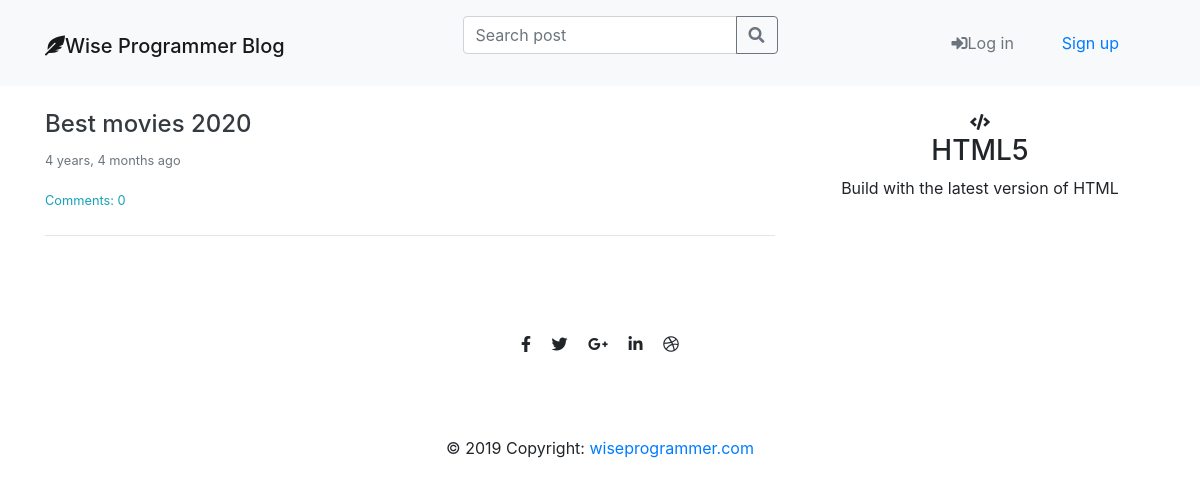
The app's page /, older data.
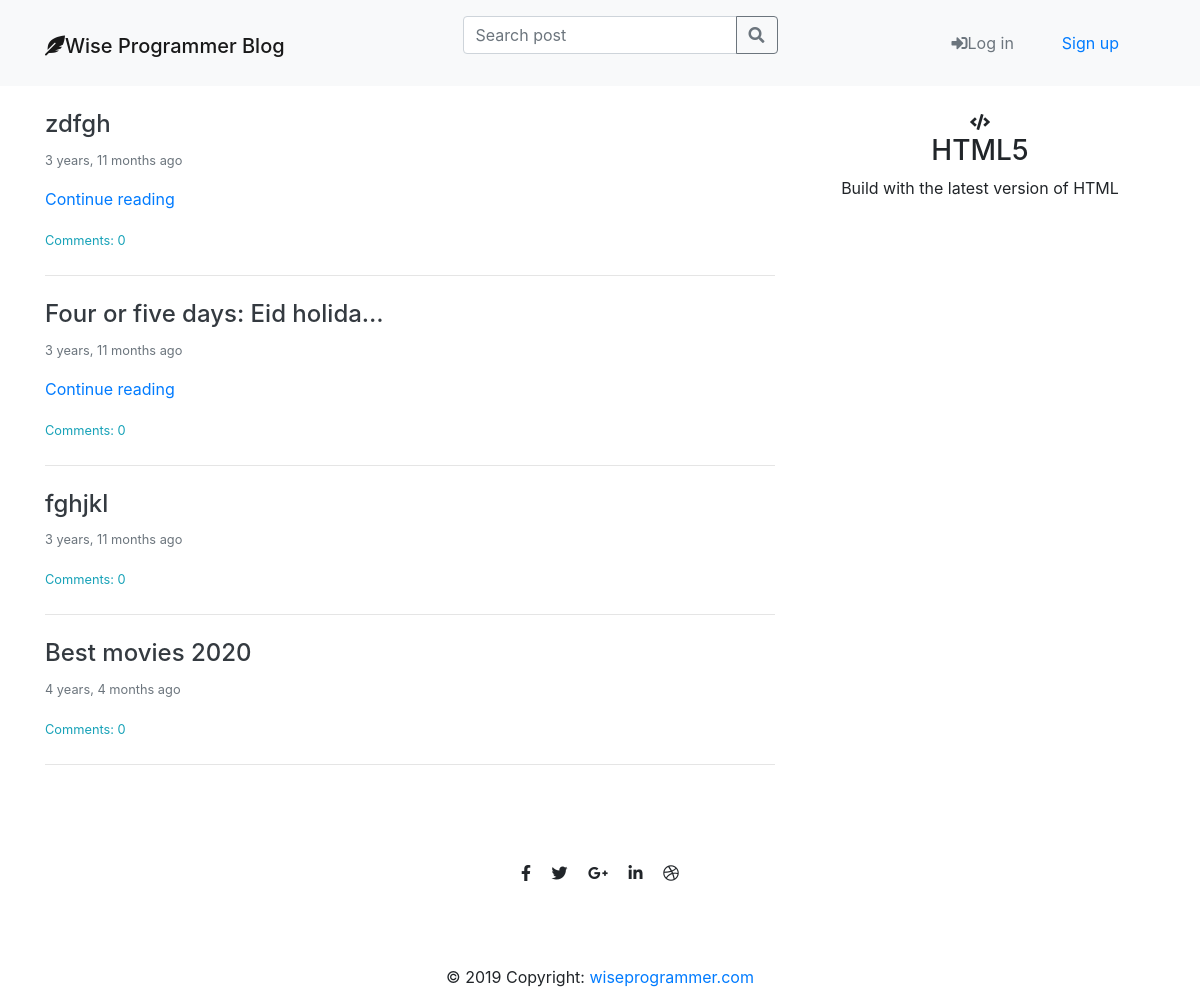
The same page, newer data.
### blog/models.py (models this page shows, shortened)
class Post(models.Model):
    author = models.ForeignKey('auth.User', on_delete=models.CASCADE)
    title = models.CharField(max_length=60)
    text = models.TextField()
    created_date = models.DateTimeField(default=timezone.now)
    published_date = models.DateTimeField(blank=True, null=True)
    edited_date = models.DateTimeField(blank=True, null=True)
    def approved_comments(self):
        return self.comments.filter(approved=True)

### blog/views.py (the view)
# urls.py: path('', views.post_list, name='post_list'),
def post_list(request):
    posts = Post.objects.filter(
        published_date__lte=timezone.now()).order_by('-published_date')
    posts_count = str(posts.count())
    stuff_for_frontend = {'posts': posts, 'posts_count': posts_count, }
    return render(request, 'blog/post_list.html', stuff_for_frontend)

### blog/templatetags/markdownify.py (called while the page is built)
@register.filter
def markdown(value):
    renderer = HighlightRenderer()
    markdown = mistune.Markdown(renderer=renderer)
    return markdown(value)

### blog/templates/blog/post_list.html (shortened to what this page needs)
{% extends 'blog/base.html' %}
{% load markdownify %}
{% block mainnav %}
    {% include "navbar.html" %}
{% endblock %}
{% block content%}
<div class="col-xs-12 col-sm-10 col-md-8">
  {% if not posts %}
  <div class="text-center text-muted my-4">
    <i class="fas fa-sad-tear fa-8x"></i>
    <h1 class="display-4 ">Sorry no posts.</h1>
    <a class="btn btn-outline-secondary" href="{% url 'post_new' %}">Add post</a>
  </div>
  <hr class="my-4">
  {% else %}
  {% for post in posts %}
  <a class="text-decoration-none text-dark" href="{% url 'post_detail' pk=post.pk %}"><p class="h4">{{ post.title | truncatechars:30 }}</p></a>
  <small class="text-muted">{{ post.published_date | timesince}} ago</small>
  <div>
  <p class="lead" id="post_body" value="{{ post.text}}">
    {% if post.text|length > 200 %}
    <a href="{%url 'post_detail' pk=post.pk%}">Continue reading</a>
  {% endif %}
  </p>
  </div>
  <small>
    <a class="text-info" href="{% url 'post_detail' pk=post.pk%}">Comments: {{ post.approved_comments.count }}</a>
  </small>
  <hr class="my-4">
  {% endfor %}
  {% endif %}
</div>
<div class="col-xs-12 col-sm-6 col-md-4 text-center">
  <i class="fas fa-code"></i>
  <h3>HTML5</h3>
  <P>Build with the latest version of HTML</P>
</div>
{% endblock %}

### blog/templates/blog/base.html (shortened to what this page needs)
{% load static %}
<!DOCTYPE html>
<html lang="en">
  <head>
    <link rel="stylesheet" href="https://cdnjs.cloudflare.com/ajax/libs/font-awesome/5.11.2/css/all.css" />
    <link href="https://cdnjs.cloudflare.com/ajax/libs/twitter-bootstrap/4.3.1/css/bootstrap.min.css" rel="stylesheet">
    <link rel="stylesheet" href="{% static 'styles/blog.css' %}" />
  </head>
  <body>
    {% block mainnav %}{% endblock %}
    <div class="container mb-4 content">
      <div class="row">
      {% block content %}{% endblock %}
      </div>
    </div>
    <footer class=" container padding ">
      <div class="container-fluid p-3 p-md-5">
        <ul class="list-unstyled list-inline text-center">
          <li class="list-inline-item">
           <a class="btn-floating btn-fb mx-1">
              <i class="fab fa-facebook-f"> </i>
           </a>
          </li>
          <li class="list-inline-item">
            <a class="btn-floating btn-tw mx-1">
              <i class="fab fa-twitter"> </i>
            </a>
          </li>
          <li class="list-inline-item">
            <a class="btn-floating btn-gplus mx-1">
              <i class="fab fa-google-plus-g"> </i>
            </a>
          </li>
          <li class="list-inline-item">
            <a class="btn-floating btn-li mx-1">
              <i class="fab fa-linkedin-in"> </i>
            </a>
          </li>
          <li class="list-inline-item">
            <a class="btn-floating btn-dribbble mx-1">
              <i class="fab fa-dribbble"> </i>
            </a>
          </li>
        </ul>
      </div>
      <div class="footer-copyright text-center py-3">© 2019 Copyright:
        <a href="#"> wiseprogrammer.com</a>
      </div>
    </footer>
  </body>
</html>

### blog/templates/navbar.html (shortened to what this page needs)
<nav class="navbar navbar-expand-lg bg-light navbar-light  mb-4">
      <div class="container">
        <div class="navbar-header">
          <h1> <a class="navbar-brand" href="{% url 'post_list'%}"><i class="fas fa-feather-alt"></i>Wise Programmer Blog</a> </h1>
        </div>
        <div class="collapse navbar-collapse" id="collapsibleNavbar">
          <ul class="nav navbar-nav ml-auto">
            <form method="get" action="{%url 'search' %}" class="form-inline my-2  ">
              <div class="input-group mb-3">
                <input type="search" name="query" class="form-control" placeholder="Search post" aria-label="Search post" aria-describedby="basic-addon2" >
                <div class="input-group-append">
                  <button class="btn btn-outline-secondary" type="submit" >
                    <i class="fas fa-search"></i>
                  </button>
                </div>
              </div>
            </form>
          </ul>
        </div>
        <div class="collapse navbar-collapse " id="collapsibleNavbar">
          <ul class="nav navbar-nav ml-auto">
            {% if user.is_authenticated %}
            <li class="nav-item">
              <a class="nav-link" href="{% url 'post_new'%}"><i class="fa fa-plus">Add post</i></a>
            </li>
            <li class="nav-item">
              <a class="nav-link" href="{% url 'post_draft_list' %}"><i class="fas fa-pencil-ruler fa">view drafts</i></a>
            </li>
            <li class="nav-item dropdown">
              <a class="nav-link dropdown-toggle" href="#" id="navbarDropdown" role="button" data-toggle="dropdown" aria-haspopup="true" aria-expanded="false">{{ user.username}}</a>
              <div class="dropdown-menu dropdown-menu-right" aria-labelledby="navbarDropdown">
                <a class="nav-link btn-outline-light" href="{% url 'profile'%}"><i class="far fa-user "> Profile</i></a>
                <a class="nav-link btn-outline-light" href="{% url 'user_posts'%}"><i class="fas fa-pencil-alt"> My posts</i></a>
                <a class="nav-link" href="{% url 'password_change'%}">Change password</a>
                <div class="dropdown-divider"></div>
                <a class="nav-link btn-outline-danger" href="{% url 'logout'%}"><i class="fas fa-sign-out-alt fa"></i>Log out</a>
              </div>
            </li>
          </ul>
          {% else %}
                <form class="form-inline ">
                  <a class="btn btn-outline-secondary mr-4 " href="{% url 'login'%}" style="border:none;" ><i class="fas fa-sign-in-alt fa"></i>Log in</a>
                  <a class="btn btn-outline-primary mr-4" href="{% url 'signup'%}" style="border:none; ><i class="fas fa-user-plus"></i> Sign up</a>
                </form>
                {% endif %}
        </div>
      </div>
    </nav>

### blog/static/styles/blog.css (style rules this page uses)
footer { bottom: 0; width: 100%; }
div { word-wrap:break-word; }

Row changes from the older to the newer data that the page shows:
added Post: title "zdfgh", published_date "3 years, 11 months", shows "Continue reading", approved_comments.count "0"
added Post: title "Four or five days: Eid holida…", published_date "3 years, 11 months", shows "Continue reading", approved_comments.count "0"
added Post: title "fghjkl", published_date "3 years, 11 months", approved_comments.count "0"
